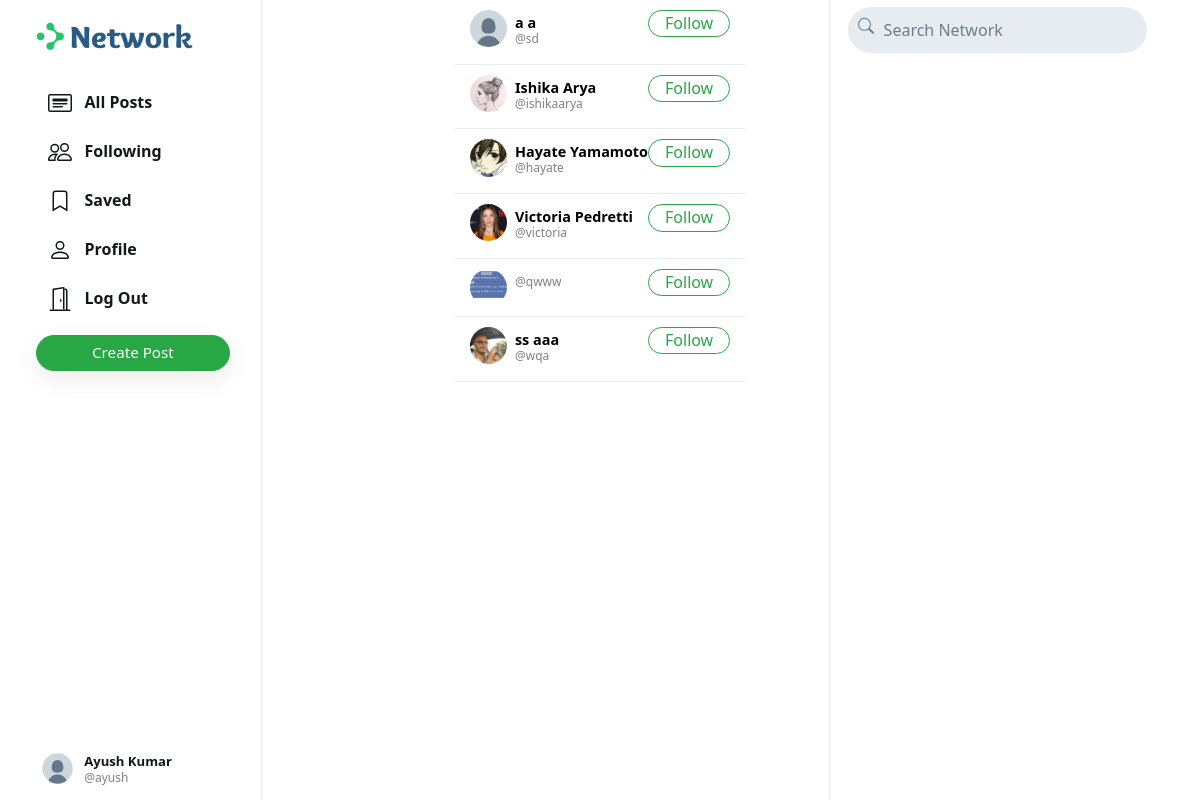
/more_suggestions/ (signed in), run on the app's committed database.
### network/models.py (models this page shows, shortened)
class User(AbstractUser):
    profile_pic = models.ImageField(upload_to='profile_pic/')
    bio = models.TextField(max_length=160, blank=True, null=True)
    cover = models.ImageField(upload_to='covers/', blank=True)

### network/views.py (the view)
# urls.py: path('more_suggestions/', views.more_suggestions, name='more_suggestions'),
@login_required
def more_suggestions(request):
    if request.user.is_authenticated:
        followings = Follower.objects.filter(followers=request.user).values_list('user', flat=True)
        suggestions = User.objects.exclude(pk__in=followings).exclude(username=request.user.username).order_by("?")[:6]
        return render(request, "network/more_suggestions.html", {
            "suggestions": suggestions
        })
    else:
        return HttpResponseRedirect(reverse('login'))

### network/templates/network/more_suggestions.html (shortened to what this page needs)
<!DOCTYPE html>
<html lang="en">
{% extends "network/layout.html" %}
{% load static %}
{% block body %}
<head>
    {% load static %}
    <link rel="stylesheet" href="{% static 'css/styles.css' %}">
</head>
<body>
    <div class="suggestions-container">
        {% if suggestions %}
        <div class="suggestions-list">
            {% for suggestion in suggestions %}
            <div class="suggestion-user">
                <div>
                    <a href="{% url 'profile' suggestion.username %}">
                        <div class="small-profilepic" style="background-image: url(/media/{{suggestion.profile_pic}})">
                        </div>
                    </a>
                </div>
                <div class="user-details">
                    <a href="{% url 'profile' suggestion.username %}">
                        <div id="user-name">
                            <strong>
                                {{suggestion.first_name}} {{suggestion.last_name}}
                            </strong>
                        </div>
                        <div class="grey">@{{suggestion.username}}</div>
                    </a>
                </div>
                <div>
                    <button class="btn btn-outline-success" type="button"
                        onclick="follow_user(this,'{{suggestion.username}}','suggestion')">Follow</button>
                </div>
            </div>
            {% empty %}
            <div style="text-align: center; border-bottom: .5px solid #e6ecf0; padding: 10px 15px;">
                <span class="grey" style="font-size: .9em;">No suggestions available.</span>
            </div>
            {% endfor %}
        </div>
        {% else %}
        <p>No more suggestions available.</p>
        {% endif %}
    </div>
    {% endblock %}

### network/templates/network/layout.html (shortened to what this page needs)
<!DOCTYPE html>
{% load static %}
<html lang="en">
<head>
    <link rel="stylesheet" href="https://stackpath.bootstrapcdn.com/bootstrap/4.4.1/css/bootstrap.min.css"
>
    <link href="{% static 'network/styles.css' %}" rel="stylesheet">
</head>
<body>
    <div class="body" data-page="{{page}}">
        <div class="sidenav">
            <a href="{% url 'index' %}" class="navbar-brand">
                <img src="{% static 'network/Images/logo.png' %}" height="31px">
            </a>
            <div style="height: 100%;">
                <div>
                    <div>
                        <ul>
                            <li class="nav-item" id="all_posts">
                                <a href="{% url 'index' %}" class="nav-link">
                                    <div>
                                        &nbsp;&nbsp;All Posts
                                    </div>
                                </a>
                            </li>
                            {% if user.is_authenticated %}
                            <li class="nav-item" id="following">
                                <a href="{% url 'following' %}" class="nav-link">
                                    <div>
                                        &nbsp;&nbsp;Following
                                    </div>
                                </a>
                            </li>
                            <li class="nav-item" id="saved">
                                <a href="{% url 'saved' %}" class="nav-link">
                                    <div>
                                        <svg width="1.5em" height="1.5em" viewBox="0 0 16 16" class="bi bi-bookmark"
                                            fill="currentColor" xmlns="http://www.w3.org/2000/svg">
                                            <path fill-rule="evenodd"
                                                d="M8 12l5 3V3a2 2 0 0 0-2-2H5a2 2 0 0 0-2 2v12l5-3zm-4 1.234l4-2.4 4 2.4V3a1 1 0 0 0-1-1H5a1 1 0 0 0-1 1v10.234z" />
                                        </svg>
                                        &nbsp;&nbsp;Saved
                                    </div>
                                </a>
                            </li>
                            <li class="nav-item" id="profile">
                                <a href="{% url 'profile' user.username %}" class="nav-link">
                                    <div>
                                        &nbsp;&nbsp;Profile
                                    </div>
                                </a>
                            </li>
                            <li class="nav-item" id="logout">
                                <a href="{% url 'logout' %}" class="nav-link">
                                    <div>
                                        &nbsp;&nbsp;Log Out
                                    </div>
                                </a>
                            </li>
                            {% endif %}
                        </ul>
                    </div>
                    {% if user.is_authenticated %}
                    <button id="popup-btn" class="btn btn-success new-post-btn" onclick="createpost()">Create
                        Post</button>
                    {% endif %}
                </div>
                <div style="position: absolute; bottom: 10px;">
                    {% if user.is_authenticated %}
                    <li class="nav-item sidenav-user">
                        <a href="{% url 'profile' user.username %}" class="nav-link">
                            <div class="user_account">
                                <div class="small-profilepic"
                                    style="float: left; background-image: url(/media/{{user.profile_pic}})"></div>
                                <div style="height: 2.7vw; margin: auto;">
                                    <div style="margin-top: 4px;"><strong>{{user.first_name}}
                                            {{user.last_name}}</strong></div>
                                    <div class="grey" style="margin-top: 4px;">@{{ user.username }}</div>
                                </div>
                            </div>
                        </a>
                    </li>
                    {% endif %}
                </div>
            </div>
        </div>
        {% block body %}
        {% endblock %}
        <div class="right-div">
            <nav class="head">
                <form action="{% url 'search' %}" method="GET">
                    <div class="search-div">
                        <div>
                        </div>
                        <input type="text" name="query" id="search-box" placeholder="Search Network">
                    </div>
                </form>
            </nav>
            <div class="right-div-content">
            </div>
        </div>
    </div>
</body>
</html>

### network/static/network/styles.css (style rules this page uses)
.body { display: flex; min-height: 100%; font-family: system-ui, sans-serif; }
.btn { border-radius: 20px; padding: 0.32rem 1rem 0.375rem 1rem; }
.btn, .btn:focus, .btn:active { box-shadow: none !important; -webkit-box-shadow: none !important; }
.grey { color: #657786; }
svg { vertical-align: text-top; }
.sidenav { height: 100%; width: 21.8%; position: fixed; top: 0; left: 0; padding: 15px; list-style: none; border-right: .5px solid #e6ecf0; z-index: 100; padding-left: 3%; background-color: white; }
.sidenav ul { list-style: none; padding-left: 0px; margin-top: 3vh; }
.sidenav li { margin-top: 7px; }
.sidenav .nav-link { color: #14171a; line-height: .7em; font-weight: 700; padding: 0px; }
.sidenav .nav-link > div { padding: 10px 20px 8px 12px; border-radius: 25px; line-height: 0.9em; width: max-content; }
.new-post-btn { padding-left: 55px !important; padding-right: 55px !important; font-size: .95em; font-weight: 530; box-shadow: rgba(0, 0, 0, 0.08) 0px 8px 24px !important; }
.user_account { display: flex; font-size: .82rem; font-weight: normal; padding-top: 3px !important; padding-bottom: 3px !important; padding-left: 3px !important; }
.user_account .small-profilepic { transform: scale(.82); margin-left: auto; margin-top: auto; }
.head { height: 7.5vh; }
.small-profilepic { width: 3.1vw; height: 3.1vw; border-radius: 9999px; overflow: hidden; margin-right: 8px; background-size: cover; background-repeat: no-repeat; background-position: center; box-sizing: content-box; }
.right-div { width: 28%; height: 100vh; position: fixed; right: 2.95%; border-left: .5px solid #e6ecf0; background-color: white; }
.right-div .head { padding: .9vh 1.5vw; }
.right-div .search-div { margin-left: auto; margin-right: auto; display: flex; border-radius: 25px; background-color: #e6ecf0; padding-left: 10px; padding-right: 10px; vertical-align: middle; }
#search-box { height: 5.7vh; border: none; background: none; outline: none; width: 100%; margin-left: 8px; }
#search-box::placeholder { color: #6d7e8c; }
.right-div-content { height: 92.5vh; overflow: auto; padding-left: 1.5vw; padding-right: 1.5vw; }
.suggestion-user { display: flex; padding: 10px 15px; font-size: .9em; border-bottom: .5px solid #e6ecf0; }
.suggestion-user a { color: black; text-decoration: none; }
.user-details { flex: 1; line-height: 1.1em; padding: 5px 0px 7px 0px; }
.suggestion-user .btn { padding: 0em 1em .09em 1em; }

### network/templates/network/more_suggestions.html (style rules this page uses)
body { display: flex; justify-content: center; align-items: center; height: 100vh; margin: 0; }
.grey { color: grey; font-size: 12px; }

### data on the page
User: profile_pic (placeholder picture), first_name "Ayush", last_name "Kumar", username "ayush"
User: profile_pic (placeholder picture), first_name "a", last_name "a", username "sd"
User: profile_pic (picture), first_name "Ishika", last_name "Arya", username "ishikaarya"
User: profile_pic (picture), first_name "Hayate", last_name "Yamamoto", username "hayate"
User: profile_pic (picture), first_name "Victoria", last_name "Pedretti", username "victoria"
User: profile_pic (picture), username "qwww"
User: profile_pic (picture), first_name "ss", last_name "aaa", username "wqa"
